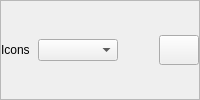
            <widget class="QFrame" name="icons_7">
             <property name="maximumSize">
              <size>
               <width>16777215</width>
               <height>16777215</height>
              </size>
             </property>
             <property name="frameShape">
              <enum>QFrame::StyledPanel</enum>
             </property>
             <property name="frameShadow">
              <enum>QFrame::Raised</enum>
             </property>
             <layout class="QHBoxLayout" name="horizontalLayout_43">
              <property name="spacing">
               <number>4</number>
              </property>
              <property name="leftMargin">
               <number>0</number>
              </property>
              <property name="topMargin">
               <number>0</number>
              </property>
              <property name="rightMargin">
               <number>0</number>
              </property>
              <property name="bottomMargin">
               <number>0</number>
              </property>
              <item>
               <widget class="QLabel" name="icons_8">
                <property name="minimumSize">
                 <size>
                  <width>0</width>
                  <height>0</height>
                 </size>
                </property>
                <property name="maximumSize">
                 <size>
                  <width>70</width>
                  <height>16777215</height>
                 </size>
                </property>
                <property name="text">
                 <string>Icons</string>
                </property>
               </widget>
              </item>
              <item>
               <widget class="QComboBox" name="changeSelectedColor_29">
                <property name="minimumSize">
                 <size>
                  <width>80</width>
                  <height>0</height>
                 </size>
                </property>
                <property name="maximumSize">
                 <size>
                  <width>80</width>
                  <height>16777215</height>
                 </size>
                </property>
               </widget>
              </item>
              <item>
               <widget class="QLabel" name="selectedColor_29">
                <property name="minimumSize">
                 <size>
                  <width>0</width>
                  <height>24</height>
                 </size>
                </property>
                <property name="maximumSize">
                 <size>
                  <width>50</width>
                  <height>24</height>
                 </size>
                </property>
                <property name="text">
                 <string/>
                </property>
               </widget>
              </item>
              <item>
               <widget class="QPushButton" name="colorPicker_29">
                <property name="minimumSize">
                 <size>
                  <width>40</width>
                  <height>30</height>
                 </size>
                </property>
                <property name="maximumSize">
                 <size>
                  <width>40</width>
                  <height>30</height>
                 </size>
                </property>
                <property name="cursor">
                 <cursorShape>PointingHandCursor</cursorShape>
                </property>
                <property name="text">
                 <string/>
                </property>
               </widget>
              </item>
             </layout>
            </widget>
